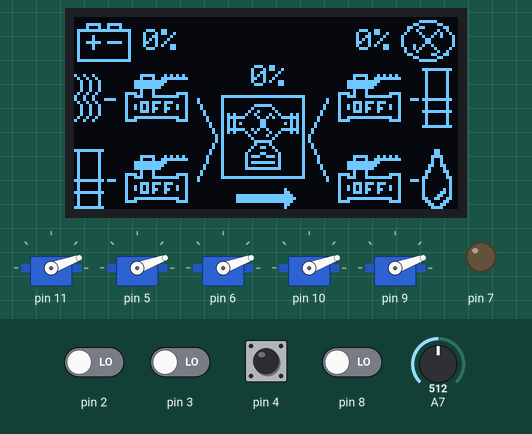
A program run on a simulated Arduino Nano, built with avr-gcc and run on an emulated ATmega328P. Shown: 128×64 one-colour display, 5 × servo, output pins drawn as LEDs (lit = HIGH). Inputs (shaded band) come from the test bench; at power-on: pin 4 HIGH, pin 2, pin 3, pin 8 LOW, A7 = 512.

Above: at 2.8 s.
2.9 s: pin 4 pulled LOW for 0.15 s
At 3.9 s:
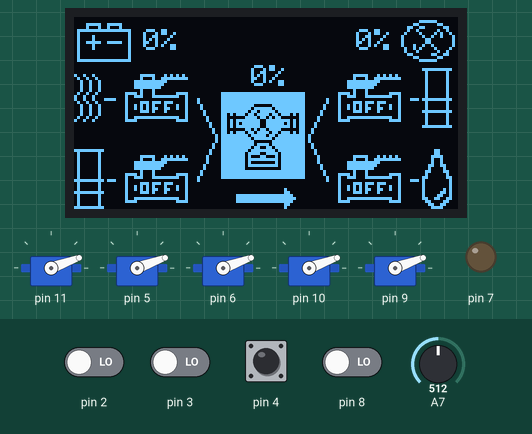
7.2 s: A7 set to 716
At 9.3 s:
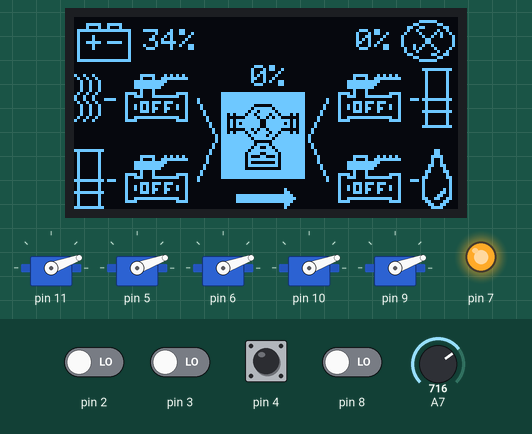
9.6 s: pin 4 pulled LOW for 0.15 s
At 10.2 s:
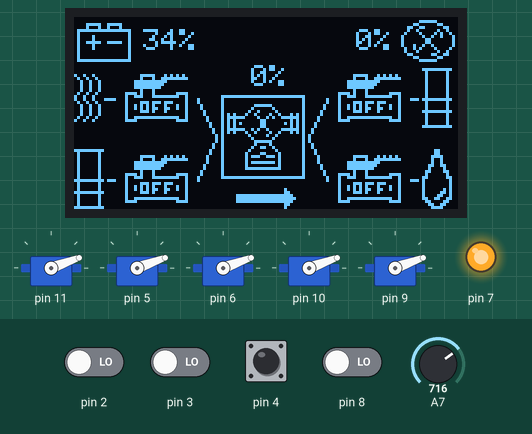
11.2 s: A7 set to 900
At 12.6 s:
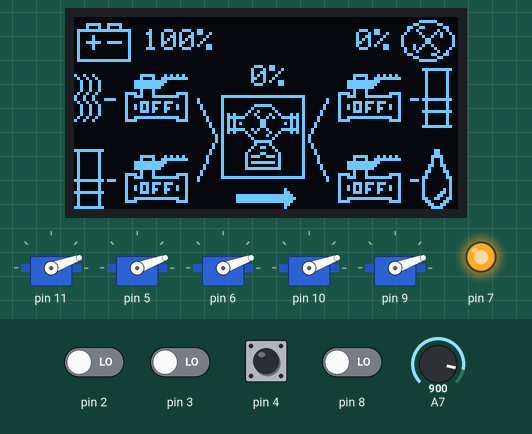
Timing chart, 0 to 14.2 s (numbered marks = the images above; inputs shaded):
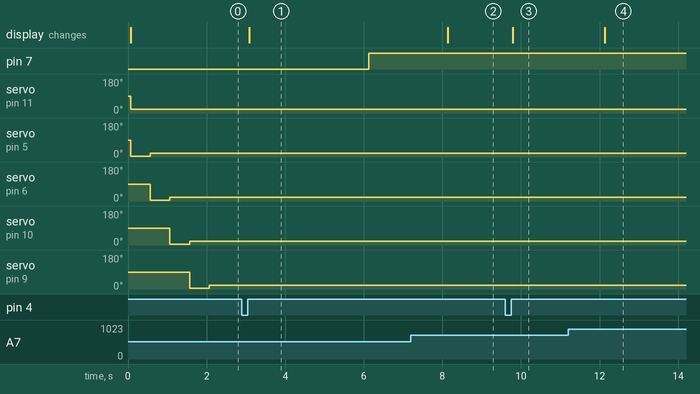

Measured:
- after the input at 2.9 s, the display: changes after 0.19 s (image 1)
- after the input at 7.2 s, the display: changes after 0.93 s (image 2)
- after the input at 9.6 s, the display: changes after 0.19 s (image 3)
- after the input at 11.2 s, the display: changes after 0.94 s (image 4)

The program:

main.cpp
```cpp
#include <Arduino.h>
#include "Objects.h"
#include "Measurement.h"
#include "Display.h"
#include "Encoder.h"
#include "Servos.h"

static update_t update = {true, true};
static state_t state = {false, false, false, false, false, 0, 0};
static monitor_t monitor = {0, 0};

static Display display;
static Encoder encoder;
static Servos servos;
static Measurement measurement;

void setup() {
//    Serial.begin(9600);
    display.init();
    encoder.init();
    measurement.init(monitor);
    servos.init();
}

void loop() {
    /* UPDATE STATES */
    encoder.checkActivity(update, state);
    measurement.updateReadings(update, state, monitor);

    /* ACT ON UPDATES */
    display.redrawDisplay(update, state, monitor);
    measurement.actOnChanges(update, state, monitor);
    servos.actOnChanges(update, state);
}
```
